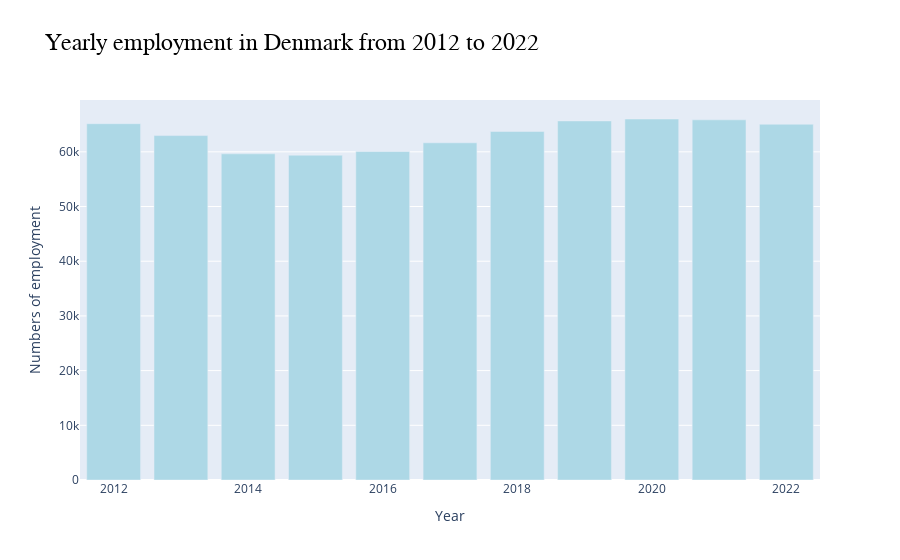

This figure's notebook cell:
### Code cell
import plotly.graph_objects as go

# Assuming kas_new is your DataFrame with the required data
# Make sure kas_new contains 'Year' and 'Employment' columns

# Group by 'Year' and sum up the 'Employment' values
yearly_employment = kas_new.groupby('Year')['Employment'].sum()

# Create a bar trace
bar_trace = go.Bar(x=yearly_employment.index, y=yearly_employment.values,
                   marker=dict(color='lightblue'))

# Create the layout
layout = go.Layout(title='Yearly Employment', xaxis=dict(title='Year'), yaxis=dict(title='Employment'))

# Create the figure object
fig = go.Figure(data=[bar_trace], layout=layout)

# Updating the layout with customized title and axis titles
fig.update_layout(
    title="Yearly employment in Denmark from 2012 to 2022",
    xaxis_title="Year",
    yaxis_title="Numbers of employment",
    title_font=dict(
        family="Georgia",
        size=24,
        color="black"
    ),
    xaxis=dict(
        tickmode='linear',
        dtick=2
    )
)
fig.show()

### Figure 1 — Plotly figure (JSON) as saved in the notebook; plotly's stock layout.template omitted (floating-point values rounded to 4 significant figures)
{"data": [{"marker": {"color": "lightblue"}, "type": "bar", "x": [2012, 2013, 2014, 2015, 2016, 2017, 2018, 2019, 2020, 2021, 2022], "y": [65140, 62972, 59630, 59379, 60054, 61652, 63721, 65650, 66002, 65850, 65042]}], "layout": {"title": {"font": {"color": "black", "family": "Georgia", "size": 24}, "text": "Yearly employment in Denmark from 2012 to 2022"}, "xaxis": {"dtick": 2, "tickmode": "linear", "title": {"text": "Year"}}, "yaxis": {"title": {"text": "Numbers of employment"}}}}
